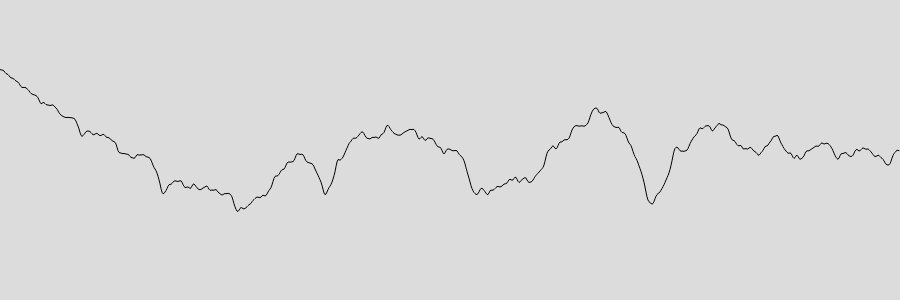
Frame 1 (no input)
Frame 2 (the mouse pressed at the canvas centre, redrawn once): identical to frame 1, image omitted

The p5.js sketch that drew this single still picture (run headless with seeded random() and noise() and a simulated clock; the mouse was pressed at the canvas centre and the sketch redrawn once):

// p5.js sketch
// ── sketch.js
////////////////////////////////////
// COURSERA GRAPHICS PROGRAMMING
////////////////////////////////////
function setup() {
    createCanvas(900, 300);
    background(255);
    noiseSeed(0);
}
//////////////////////////////////////////
function draw() {
    background(220);

    noiseDetail(6);

    noFill();
    beginShape();
    for (var x=0; x<width; x++){
        var y = noise(x/100) * height;
        vertex(x,y);
    }
    endShape(OPEN);
    noLoop();
}
